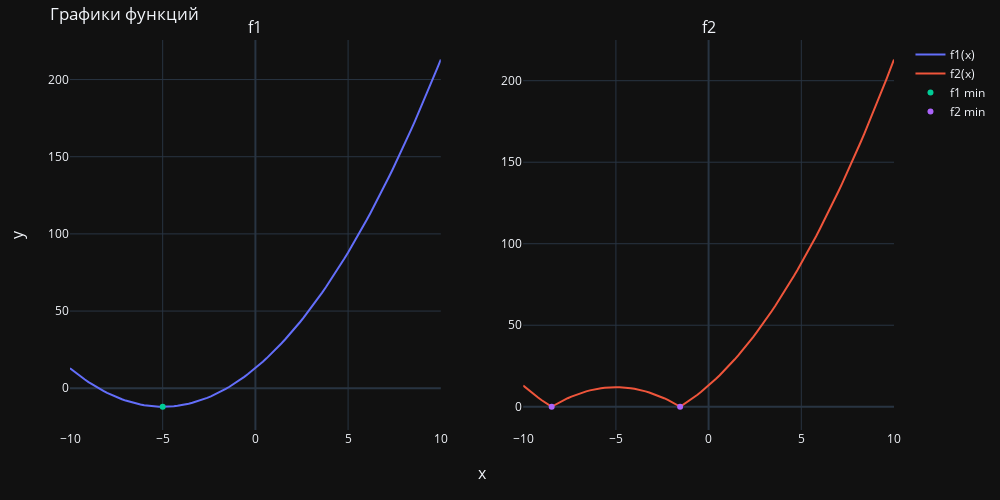

Notebook code for this chart:
### Markdown cell above
Постройте графики для функций из предыдущего задания и отметьте другим цветом на графиках точки найденных минимумов.

### Code cell
x = np.linspace(-10, 10, 101)
y_1 = f1(x)
y_2 = f2(x)

fig = make_subplots(rows=1, cols=2, subplot_titles=['f1', 'f2'], x_title='x', y_title='y', horizontal_spacing=0.1)
fig.add_trace(go.Scatter(x=x, y=y_1, name='f1(x)'), row=1, col=1)
fig.add_trace(go.Scatter(x=x, y=y_2, name='f2(x)'), row=1, col=2)
fig.update_layout(margin=dict(l=70, r=10, b=70, t=40),
                  width=1000,
                  height=500,
                  title='Графики функций',
                  template=theme)

fig.add_trace(go.Scatter(x=list(min_f1), y=list(map(f1, min_f1)), name='f1 min', mode='markers'), row=1, col=1)
fig.add_trace(go.Scatter(x=list(min_f2), y=list(map(f2, min_f2)), name='f2 min', mode='markers'), row=1, col=2)
fig.show()

### Figure 1 — Plotly figure (JSON) as saved in the notebook; plotly's stock layout.template omitted (floating-point values rounded to 4 significant figures)
{"data": [{"name": "f1(x)", "type": "scatter", "x": [-10, -9.8, -9.6, -9.4, -9.2, -9, -8.8, -8.6, -8.4, -8.2, -8, -7.8, -7.6, -7.4, -7.2, -7, -6.8, -6.6, -6.4, -6.2, -6, -5.8, -5.6, -5.4, -5.2, -5, -4.8, -4.6, -4.4, -4.2, -4, -3.8, -3.6, -3.4, -3.2, -3, -2.8, -2.6, -2.4, -2.2, -2, -1.8, -1.6, -1.4, -1.2, -1, -0.8, -0.6, -0.4, -0.2, 0, 0.2, 0.4, 0.6, 0.8, 1, 1.2, 1.4, 1.6, 1.8, 2, 2.2, 2.4, 2.6, 2.8, 3, 3.2, 3.4, 3.6, 3.8, 4, 4.2, 4.4, 4.6, 4.8, 5, 5.2, 5.4, 5.6, 5.8, 6, 6.2, 6.4, 6.6, 6.8, 7, 7.2, 7.4, 7.6, 7.8, 8, 8.2, 8.4, 8.6, 8.8, 9, 9.2, 9.4, 9.6, 9.8, 10], "xaxis": "x", "y": [13, 11.04, 9.16, 7.36, 5.64, 4, 2.44, 0.96, -0.44, -1.76, -3, -4.16, -5.24, -6.24, -7.16, -8, -8.76, -9.44, -10.04, -10.56, -11, -11.36, -11.64, -11.84, -11.96, -12, -11.96, -11.84, -11.64, -11.36, -11, -10.56, -10.04, -9.44, -8.76, -8, -7.16, -6.24, -5.24, -4.16, -3, -1.76, -0.44, 0.96, 2.44, 4, 5.64, 7.36, 9.16, 11.04, 13, 15.04, 17.16, 19.36, 21.64, 24, 26.44, 28.96, 31.56, 34.24, 37, 39.84, 42.76, 45.76, 48.84, 52, 55.24, 58.56, 61.96, 65.44, 69, 72.64, 76.36, 80.16, 84.04, 88, 92.04, 96.16, 100.4, 104.6, 109, 113.4, 118.0, 122.6, 127.2, 132, 136.8, 141.8, 146.8, 151.8, 157, 162.2, 167.6, 173.0, 178.4, 184, 189.6, 195.4, 201.2, 207.0, 213], "yaxis": "y"}, {"name": "f2(x)", "type": "scatter", "x": [-10, -9.8, -9.6, -9.4, -9.2, -9, -8.8, -8.6, -8.4, -8.2, -8, -7.8, -7.6, -7.4, -7.2, -7, -6.8, -6.6, -6.4, -6.2, -6, -5.8, -5.6, -5.4, -5.2, -5, -4.8, -4.6, -4.4, -4.2, -4, -3.8, -3.6, -3.4, -3.2, -3, -2.8, -2.6, -2.4, -2.2, -2, -1.8, -1.6, -1.4, -1.2, -1, -0.8, -0.6, -0.4, -0.2, 0, 0.2, 0.4, 0.6, 0.8, 1, 1.2, 1.4, 1.6, 1.8, 2, 2.2, 2.4, 2.6, 2.8, 3, 3.2, 3.4, 3.6, 3.8, 4, 4.2, 4.4, 4.6, 4.8, 5, 5.2, 5.4, 5.6, 5.8, 6, 6.2, 6.4, 6.6, 6.8, 7, 7.2, 7.4, 7.6, 7.8, 8, 8.2, 8.4, 8.6, 8.8, 9, 9.2, 9.4, 9.6, 9.8, 10], "xaxis": "x2", "y": [13, 11.04, 9.16, 7.36, 5.64, 4, 2.44, 0.96, 0.44, 1.76, 3, 4.16, 5.24, 6.24, 7.16, 8, 8.76, 9.44, 10.04, 10.56, 11, 11.36, 11.64, 11.84, 11.96, 12, 11.96, 11.84, 11.64, 11.36, 11, 10.56, 10.04, 9.44, 8.76, 8, 7.16, 6.24, 5.24, 4.16, 3, 1.76, 0.44, 0.96, 2.44, 4, 5.64, 7.36, 9.16, 11.04, 13, 15.04, 17.16, 19.36, 21.64, 24, 26.44, 28.96, 31.56, 34.24, 37, 39.84, 42.76, 45.76, 48.84, 52, 55.24, 58.56, 61.96, 65.44, 69, 72.64, 76.36, 80.16, 84.04, 88, 92.04, 96.16, 100.4, 104.6, 109, 113.4, 118.0, 122.6, 127.2, 132, 136.8, 141.8, 146.8, 151.8, 157, 162.2, 167.6, 173.0, 178.4, 184, 189.6, 195.4, 201.2, 207.0, 213], "yaxis": "y2"}, {"mode": "markers", "name": "f1 min", "type": "scatter", "x": [-5], "xaxis": "x", "y": [-12], "yaxis": "y"}, {"mode": "markers", "name": "f2 min", "type": "scatter", "x": [-8.464, -1.536], "xaxis": "x2", "y": [7.105e-15, 1.776e-15], "yaxis": "y2"}], "layout": {"annotations": [{"font": {"size": 16}, "showarrow": false, "text": "f1", "x": 0.225, "xanchor": "center", "xref": "paper", "y": 1, "yanchor": "bottom", "yref": "paper"}, {"font": {"size": 16}, "showarrow": false, "text": "f2", "x": 0.775, "xanchor": "center", "xref": "paper", "y": 1, "yanchor": "bottom", "yref": "paper"}, {"font": {"size": 16}, "showarrow": false, "text": "x", "x": 0.5, "xanchor": "center", "xref": "paper", "y": 0, "yanchor": "top", "yref": "paper", "yshift": -30}, {"font": {"size": 16}, "showarrow": false, "text": "y", "textangle": -90, "x": 0, "xanchor": "right", "xref": "paper", "xshift": -40, "y": 0.5, "yanchor": "middle", "yref": "paper"}], "height": 500, "margin": {"b": 70, "l": 70, "r": 10, "t": 40}, "title": {"text": "Графики функций"}, "width": 1000, "xaxis": {"anchor": "y", "domain": [0, 0.45]}, "xaxis2": {"anchor": "y2", "domain": [0.55, 1]}, "yaxis": {"anchor": "x", "domain": [0, 1]}, "yaxis2": {"anchor": "x2", "domain": [0, 1]}}}
